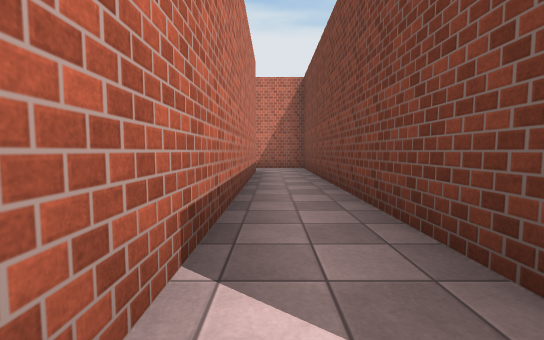
view 1 (above)

13 first-person views from a walk through a Unity game level. The camera is 1.2 m above the floor, tilts 4° down and sees 90° across. The floor is counted in squares, 2.51 m on a side. Each view is taken from the middle of a square. On the plan, view 1 faces up. The plan holds only what a view shows up to about 9 squares ahead; the rest is blank. The place goes on beyond the plan. The player character is not drawn. Some animated figures are left out. Surface patterns are stand-ins for the level's own textures.

view 2
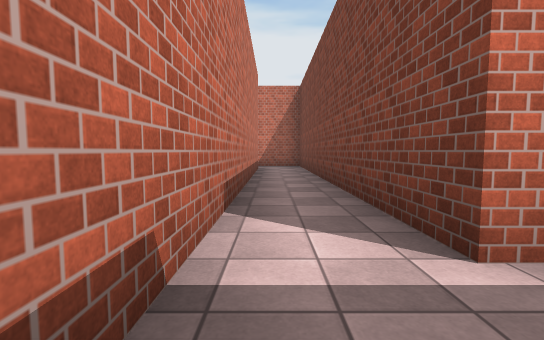

view 3
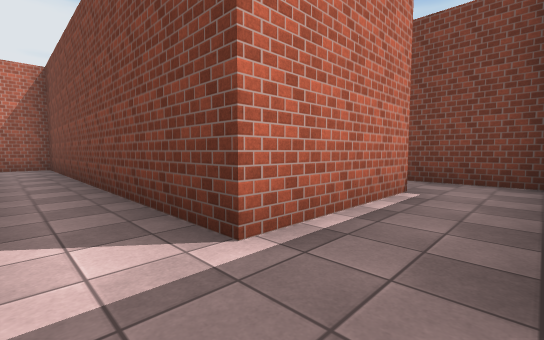

view 4
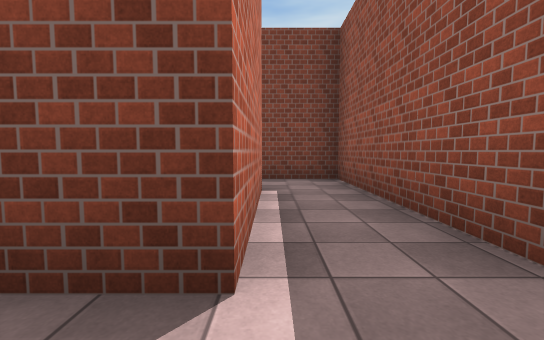

view 5
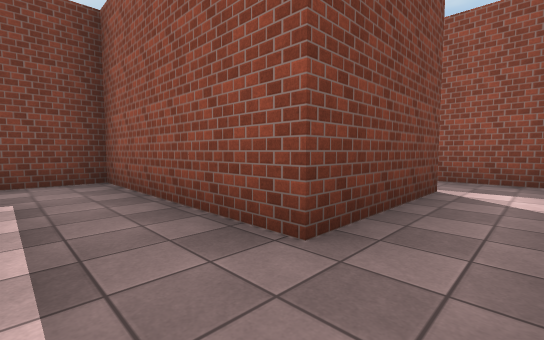

view 6
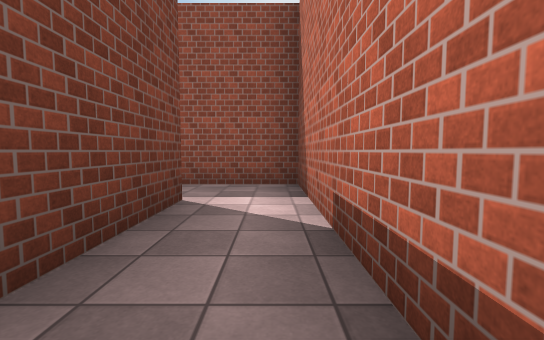

view 7
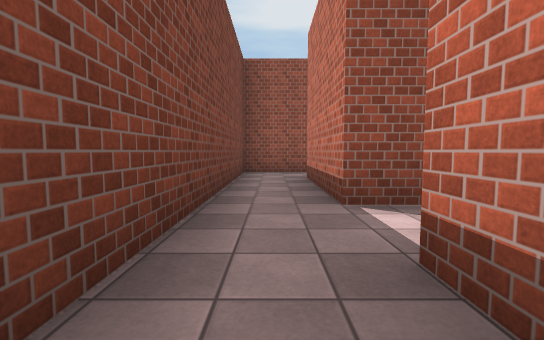

view 8
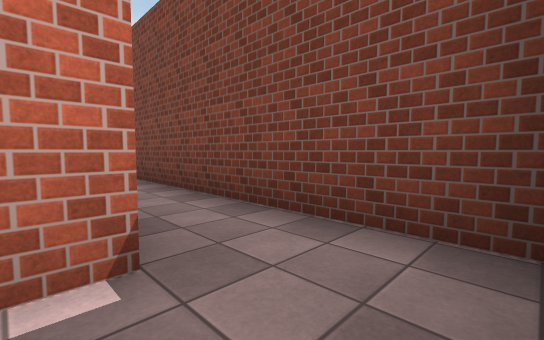

view 9
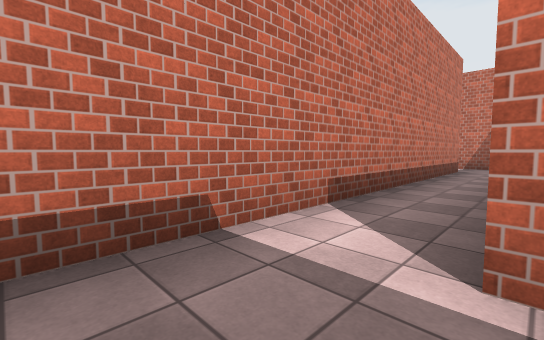

view 10
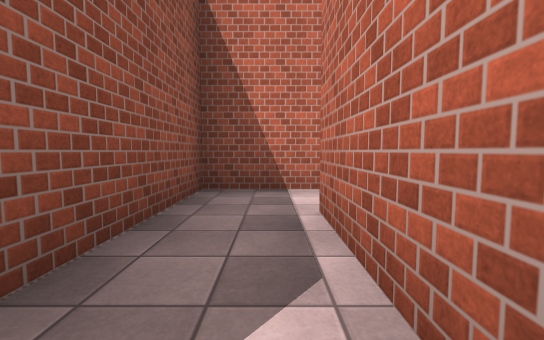

view 11
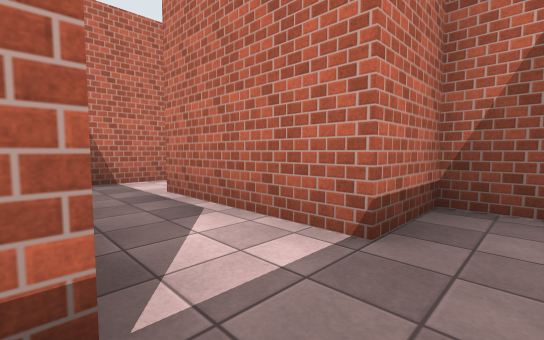

view 12
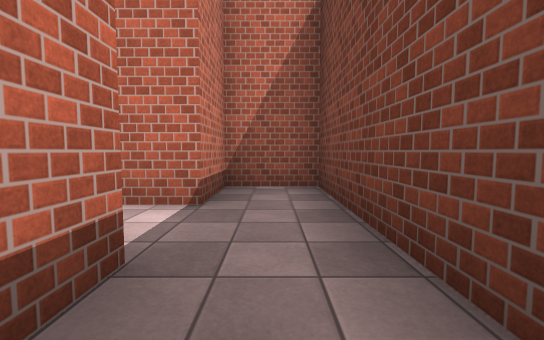

view 13
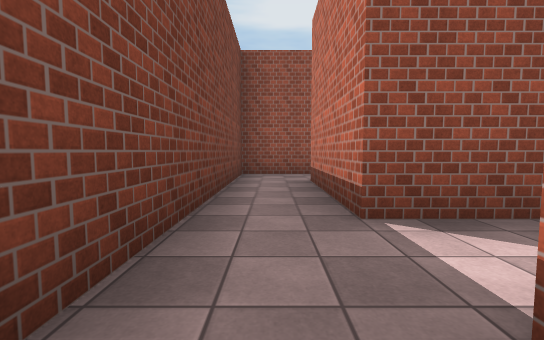

### Floor plan
Ten units are one square. View 1 is at (0, 0); x grows to the right and y downward. Boxes are objects, and circles mark ways between rooms. Rooms are numbered by the first view taken in them; rooms with no view inside come last. Other rooms are left out.
<svg viewBox="-11 -95 62 186">
<path fill="none" stroke="#000" d="M-4 -64 -4 5M9 -1 9 -76 -6 -76M-4 5 -4 34M9 36 9 11 36 11M34 -1 9 -1M34 -45 34 -39M46 -35 46 -45M-4 34 -4 49 34 49 34 74M31 86 46 86 46 24 34 24 34 36 9 36M26 -26 34 -26 34 -1M36 11 46 11 46 -35"/>
<circle cx="0" cy="0" r="3" fill="#2a7"/>
<circle cx="0" cy="25" r="3" fill="#2a7"/>
<circle cx="40" cy="10" r="3" fill="#2a7"/>
<circle cx="40" cy="-40" r="3" fill="#2a7"/>
<text x="0" y="-40">1</text>
<text x="10" y="10">2</text>
<text x="40" y="-90">3</text>
<text x="30" y="40">4</text>
<text x="40" y="-10">5</text>
</svg>
Room 1 opens to room 2. Room 2 opens to room 4. Room 2 opens to room 5. Room 3 opens to room 5.

Where each view was taken, in squares from view 1:
view 1: 0 up, 0 right, facing up
view 2: 1 down, 0 right, facing up
view 3: 1 down, 0 right, facing up-right
view 4: 0 up, 0 right, facing right
view 5: 0 up, 0 right, facing down-right
view 6: 1 down, 0 right, facing down
view 7: 5 up, 4 right, facing down
view 8: 1 down, 3 right, facing up-right
view 9: 1 down, 1 right, facing up-left
view 10: 4 down, 3 right, facing left
view 11: 5 down, 4 right, facing up-left
view 12: 6 down, 4 right, facing up
view 13: 3 down, 4 right, facing down
